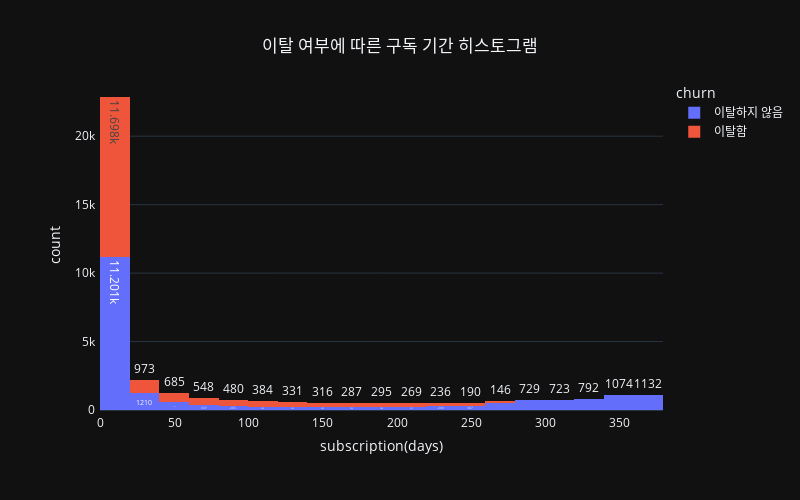

This figure's notebook cell:
### Code cell
fig = px.histogram(user_time, x="subscription(days)", nbins=20, template='plotly_dark', text_auto=True, color='churn')

fig.update_layout(width=800, height=500,
                  title={
                    'text': "이탈 여부에 따른 구독 기간 히스토그램",
                    'y':0.92,
                    'x':0.5,
                    'xanchor': 'center',
                    'yanchor': 'top'},
                  template='plotly_dark',
                  margin=dict(
                        l=100,
                        r=50,
                        b=90,
                        t=80,
                        pad=4
                    )
                 )
fig.show()
fig.write_image("img/subscription_churn_users.png")

### Figure 1 — Plotly figure (JSON) as saved in the notebook; plotly's stock layout.template omitted (floating-point values rounded to 4 significant figures; data arrays with more than 128 entries replaced by an {"elided": "..."} marker saying what was removed)
{"data": [{"alignmentgroup": "True", "bingroup": "x", "hovertemplate": "churn=이탈하지 않음<br>subscription(days)=%{x}<br>count=%{y}<extra></extra>", "legendgroup": "이탈하지 않음", "marker": {"color": "#636efa", "pattern": {"shape": ""}}, "name": "이탈하지 않음", "nbinsx": 20, "offsetgroup": "이탈하지 않음", "orientation": "v", "showlegend": true, "texttemplate": "%{value}", "type": "histogram", "x": {"elided": "20516 int values"}, "xaxis": "x", "yaxis": "y"}, {"alignmentgroup": "True", "bingroup": "x", "hovertemplate": "churn=이탈함<br>subscription(days)=%{x}<br>count=%{y}<extra></extra>", "legendgroup": "이탈함", "marker": {"color": "#EF553B", "pattern": {"shape": ""}}, "name": "이탈함", "nbinsx": 20, "offsetgroup": "이탈함", "orientation": "v", "showlegend": true, "texttemplate": "%{value}", "type": "histogram", "x": {"elided": "16838 int values"}, "xaxis": "x", "yaxis": "y"}], "layout": {"barmode": "relative", "height": 500, "legend": {"title": {"text": "churn"}, "tracegroupgap": 0}, "margin": {"b": 90, "l": 100, "pad": 4, "r": 50, "t": 80}, "title": {"text": "이탈 여부에 따른 구독 기간 히스토그램", "x": 0.5, "xanchor": "center", "y": 0.92, "yanchor": "top"}, "width": 800, "xaxis": {"anchor": "y", "autorange": true, "domain": [0, 1], "range": [-0.5, 379.5], "title": {"text": "subscription(days)"}, "type": "linear"}, "yaxis": {"anchor": "x", "autorange": true, "domain": [0, 1], "range": [0, 24100.0], "title": {"text": "count"}}}}
